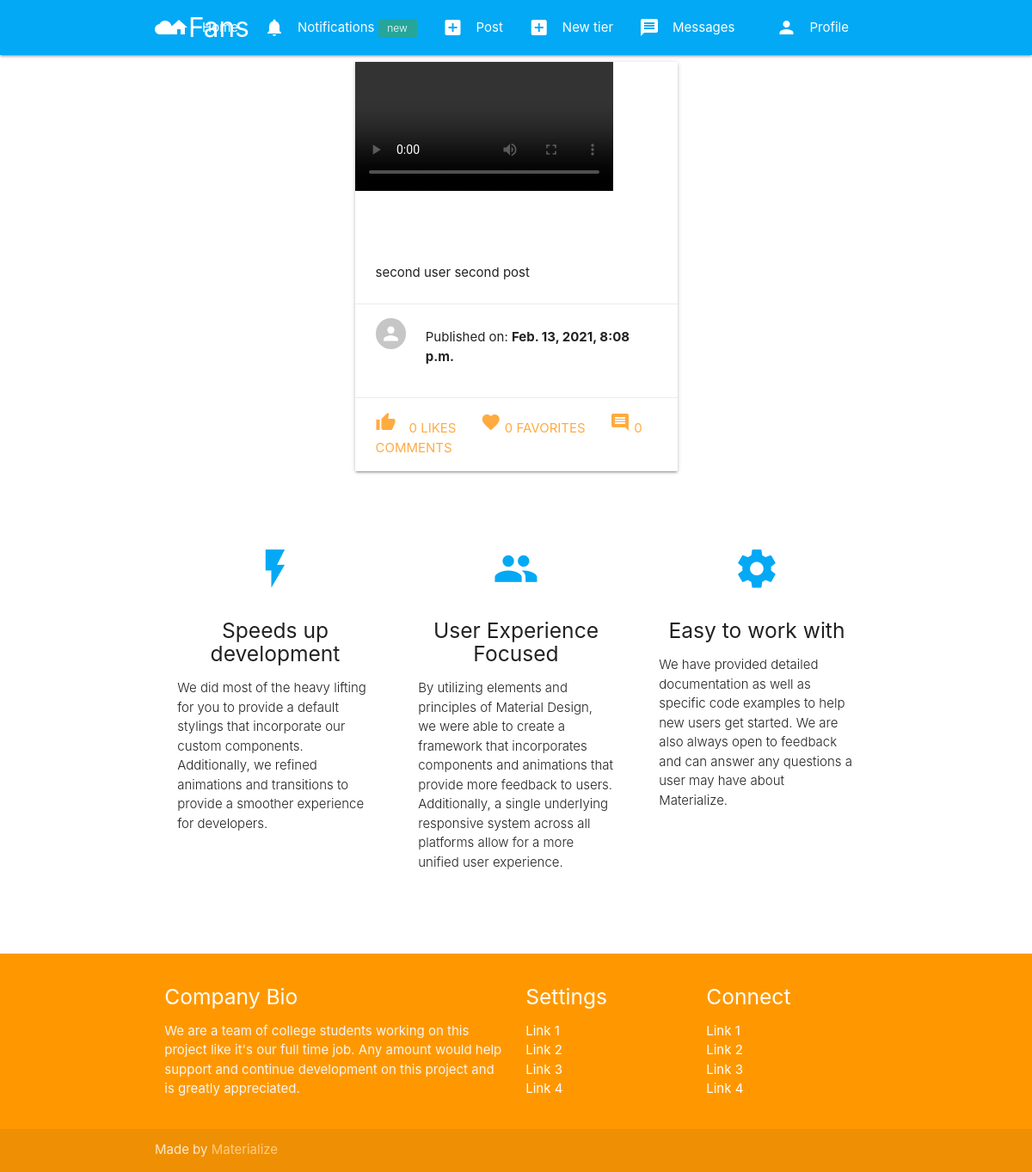
/ (signed in), run on an earlier commit of the app's database.
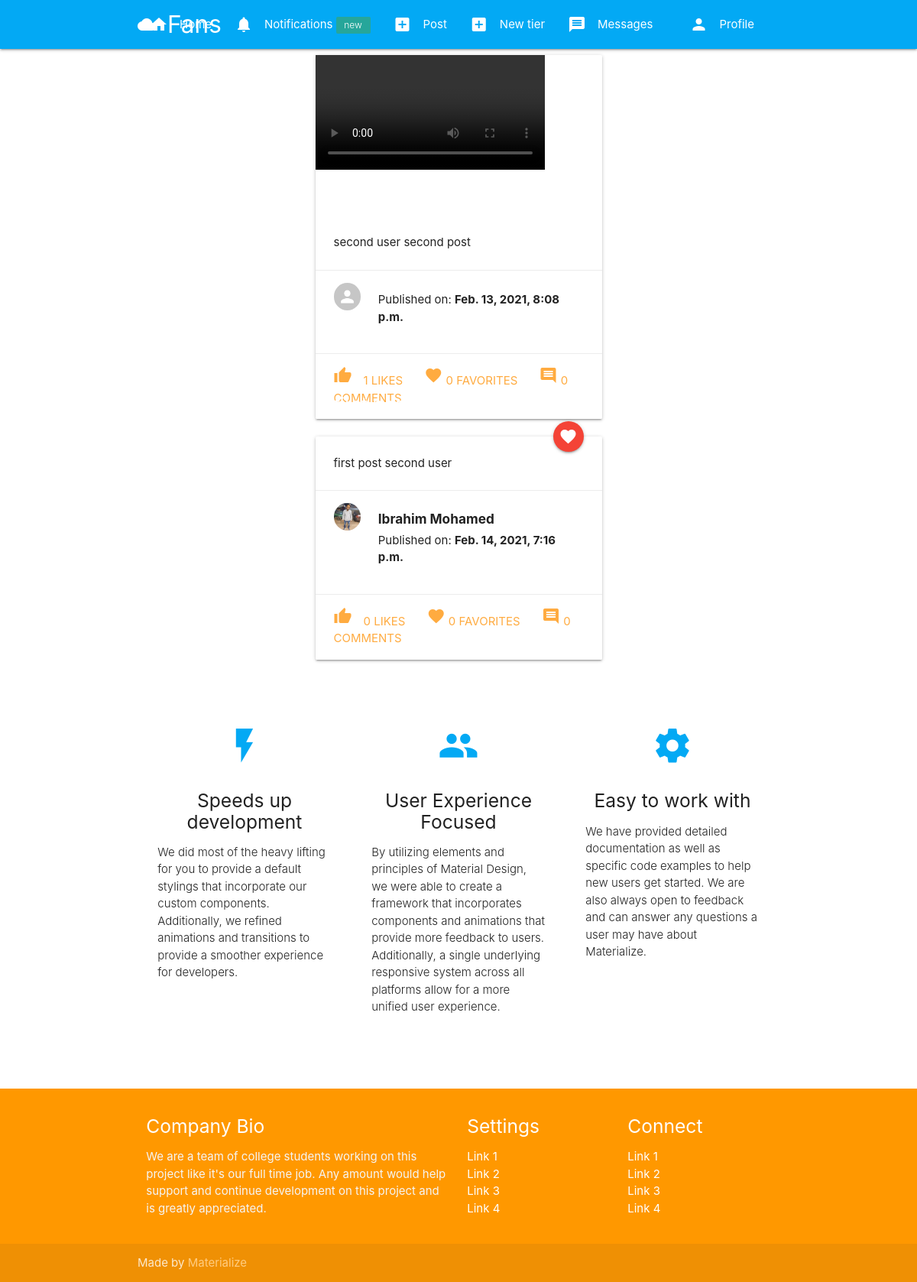
And on a later commit of the database.
### post/models.py (models this page shows, shortened)
class Stream(models.Model):
    subscribed = models.ForeignKey(User, on_delete=models.CASCADE, related_name='stream_subscribed')
    user = models.ForeignKey(User, on_delete=models.CASCADE)
    post = models.ForeignKey(Post, on_delete=models.CASCADE)
    visible = models.BooleanField(default=False)
    date = models.DateTimeField(auto_now_add=True)

class Post(models.Model):
    id = models.UUIDField(primary_key=True, default=uuid.uuid4, editable=False)
    content = models.ManyToManyField(PostFileContent, verbose_name=("contents"))
    title = models.CharField(max_length=150)
    caption = models.TextField(max_length=1500,verbose_name='Caption')
    posted = models.DateTimeField(auto_now_add=True)
    tier = models.ForeignKey(Tier, related_name=("tiers"), on_delete=models.CASCADE)
    user = models.ForeignKey(User, on_delete=models.CASCADE)
    likes_count = models.IntegerField(default=0)
    comments_count = models.IntegerField(default=0)
    favorites_count = models.IntegerField(default=0)

### authy/models.py (models this page shows, shortened)
class Profile(models.Model):
	user = models.OneToOneField(User, on_delete=models.CASCADE, related_name='profile')
	location = models.CharField(max_length=50, null=True, blank=True)
	url = models.CharField(max_length=80, null=True, blank=True)
	profile_info = models.TextField(max_length=150, null=True, blank=True)
	created = models.DateField(auto_now_add=True)
	picture = models.ImageField(upload_to=user_directory_path_profile, blank=True, null=True, verbose_name='Picture')
	banner = models.ImageField(upload_to=user_directory_path_banner, blank=True, null=True, verbose_name='Banner')

### post/views.py (the view)
# urls.py: path('', index, name='index'),
@login_required
def index(request):
  user =request.user
  stream_items = Stream.objects.filter(user=user).order_by('date')
  paginator = Paginator(stream_items, 9)
  page_number = request.GET.get('page')
  stream_data = paginator.get_page(page_number)
  print(stream_data)
  context = {
      'stream_data': stream_data,
  }
  return render(request, 'index.html', context)

### authy/views.py (called while the page is built)
def side_nav_info(request):
	user = request.user
	nav_profile = None
	fans = None
	follows = None
	if user.is_authenticated:
		nav_profile = Profile.objects.get(user=user)
		fans = Subscription.objects.filter(subscribed=user).count()
		follows = Subscription.objects.filter(subscriber=user).count()
	return {'nav_profile': nav_profile, 'fans': fans, 'follows': follows}

### fans_clone/templates/index.html (shortened to what this page needs)
{% extends 'base.html' %}
{% load static %}
{% block content %}
  <div class="col s6 offset-s3">
  {% for stream in stream_data %}
    <div class="col s12 m12">
      <div class="card">
      {% if stream.visible == True %}
        <div class="card-image">
          {% if stream.post.content.first.file.name|slice:"-3:" == 'jpg' %}
          <span class="card-title"><b>{{ stream.post.title }}</b></span>
          <a class="btn-floating halfway-fab waves-effect waves-light red"><i class="material-icons">favorite</i></a>
        {% else %}
        <div class="video-container">
          <video class="responsive-video" controls="controls" preload="metadata">
            <source src="{{ stream.post.content.first.file.url }}#t=0.5" type="video/mp4">
          </video>
        </div>
        {% endif %}
        </div>
      {% endif %}
        <div class="card-content">
          {{ stream.post.caption }}
        </div>
        <div class="card-action">
          <div class="row">
            <div class="col s2">
              {% if stream.post.user.profile.picture %}
                <img src="{{ stream.post.user.profile.picture.url }}" class="circle responsive-img">
              {% else %}
                <img src="{% static 'img/no_avatar.jpg' %}" class="circle responsive-img">
              {% endif %}
            </div>
            <div class="col s10">
              <h6><b>{{ stream.post.user.first_name }} {{ stream.post.user.last_name }}</b></h6>
              <span>Published on: <b>{{ stream.post.posted }}</b></span>
            </div>
          </div>
        </div>
        <div class="card-action">
          <a href="{% url 'post-like' stream.post.id %}"><i class="material-icons left">thumb_up</i>{{ stream.post.likes_count }} Likes</a>
          <a href="#"><i class="material-icons">favorite</i> {{ stream.post.favorites_count }} Favorites</a>
          <a href="#"><i class="material-icons">comment</i> {{ stream.post.comments_count }} Comments</a>
        </div>
      </div>
    </div>
    {% endfor %}
  </div>
  <div class="col s12 m12 center-align">
  </div>
{% endblock %}
{% block icons %}
  <div class="container">
    <div class="section">
      <div class="row">
        <div class="col s12 m4">
          <div class="icon-block">
            <h2 class="center light-blue-text"><i class="material-icons">flash_on</i></h2>
            <h5 class="center">Speeds up development</h5>
            <p class="light">We did most of the heavy lifting for you to provide a default stylings that incorporate our custom components. Additionally, we refined animations and transitions to provide a smoother experience for developers.</p>
          </div>
        </div>
        <div class="col s12 m4">
          <div class="icon-block">
            <h2 class="center light-blue-text"><i class="material-icons">group</i></h2>
            <h5 class="center">User Experience Focused</h5>
            <p class="light">By utilizing elements and principles of Material Design, we were able to create a framework that incorporates components and animations that provide more feedback to users. Additionally, a single underlying responsive system across all platforms allow for a more unified user experience.</p>
          </div>
        </div>
        <div class="col s12 m4">
          <div class="icon-block">
            <h2 class="center light-blue-text"><i class="material-icons">settings</i></h2>
            <h5 class="center">Easy to work with</h5>
            <p class="light">We have provided detailed documentation as well as specific code examples to help new users get started. We are also always open to feedback and can answer any questions a user may have about Materialize.</p>
          </div>
        </div>
      </div>
    </div>
    <br><br>
  </div>
{% endblock %}

### fans_clone/templates/base.html (shortened to what this page needs)
{% load static %}
<!DOCTYPE html>
<html lang="en">
<head>
  <link href="{% static 'css/materialize.css' %}" type="text/css" rel="stylesheet" media="screen,projection"/>
  <link href="{% static 'css/style.css' %}" type="text/css" rel="stylesheet" media="screen,projection"/>
</head>
<body>
  <nav class="light-blue" role="navigation">
    <div class="nav-wrapper container">
      <a href="{% url 'index' %}" class="brand-logo"><i class="material-icons">cloud</i>Fans</a>
      <ul class="right hide-on-med-and-down">
        <li><a href="{% url 'index' %}"><i class="material-icons left">home</i>Home</a></li>
        <li><a href=""><i class="material-icons left">notifications</i>Notifications<span class="new badge">{{ count_notifications }}</span></a></li>
        <li><a href="{% url 'new-post' %}"><i class="material-icons left">add_box</i>Post</a></li>
        <li><a href="{% url 'new-tier' %}"><i class="material-icons left">add_box</i>New tier</a></li>
        <li><a href=""><i class="material-icons left">message</i>Messages</a></li>
        <li><a href="#" data-target="slide-out" class="sidenav-trigger show-on-large"><i class="material-icons left">person</i>Profile</a></li>
      </ul>
    </div>
  </nav>
<div class="container">
  <div class="row">
    {% block content %}
    {% endblock %}
  </div>
</div>
    {% block icons %}
    {% endblock %}
  <footer class="page-footer orange">
    <div class="container">
      <div class="row">
        <div class="col l6 s12">
          <h5 class="white-text">Company Bio</h5>
          <p class="grey-text text-lighten-4">We are a team of college students working on this project like it's our full time job. Any amount would help support and continue development on this project and is greatly appreciated.</p>
        </div>
        <div class="col l3 s12">
          <h5 class="white-text">Settings</h5>
          <ul>
            <li><a class="white-text" href="#!">Link 1</a></li>
            <li><a class="white-text" href="#!">Link 2</a></li>
            <li><a class="white-text" href="#!">Link 3</a></li>
            <li><a class="white-text" href="#!">Link 4</a></li>
          </ul>
        </div>
        <div class="col l3 s12">
          <h5 class="white-text">Connect</h5>
          <ul>
            <li><a class="white-text" href="#!">Link 1</a></li>
            <li><a class="white-text" href="#!">Link 2</a></li>
            <li><a class="white-text" href="#!">Link 3</a></li>
            <li><a class="white-text" href="#!">Link 4</a></li>
          </ul>
        </div>
      </div>
    </div>
    <div class="footer-copyright">
      <div class="container">
      Made by <a class="orange-text text-lighten-3" href="http://materializecss.com">Materialize</a>
      </div>
    </div>
  </footer>
  </body>
</html>

### fans_clone/static/css/style.css (style rules this page uses)
.icon-block { padding: 0 15px; }
.icon-block .material-icons { font-size: inherit; }

What changed in the data, as far as the page shows it:
changed through a linked row, Stream "second user second post": post.likes_count "0" → "1"
added Stream: post "first post second user", post.caption "first post second user", post.user.profile.picture (placeholder picture), post.user.first_name "Ibrahim", post.user.last_name "Mohamed", post.posted "Feb. 14, 2021, 7:16 p.m.", post.likes_count "0", post.favorites_count "0", post.comments_count "0"
